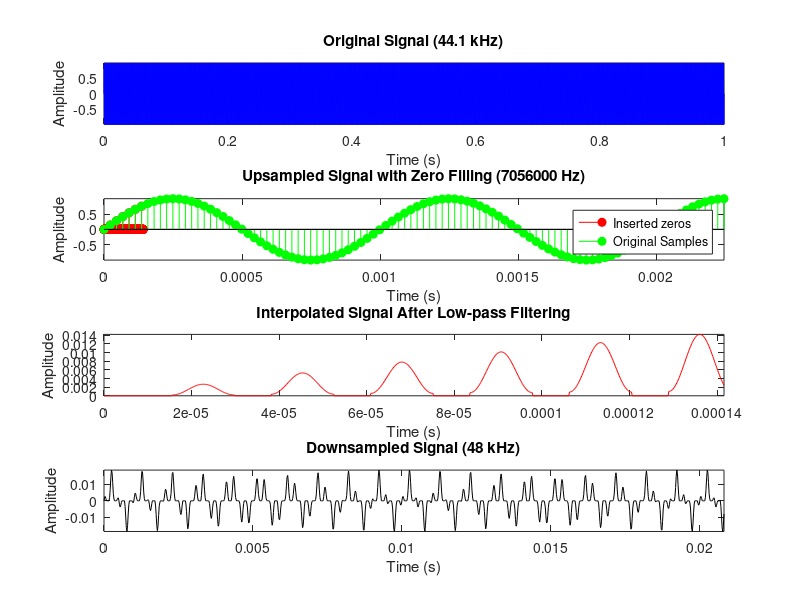

The MATLAB source for this figure:
% Given sample rates
Fs_in = 44100; % Input sample rate (44.1 kHz)
Fs_out = 48000; % Output sample rate (48 kHz)

% Find the least common multiple for upsampling and downsampling
[L, M] = rat(Fs_out / Fs_in); % Rational fraction approximation of conversion ratio

% Example signal: A simple sine wave for demonstration
t = 0:1/Fs_in:1; % Time vector for 1 second of audio
f = 1000;        % Frequency of the sine wave (1 kHz tone)
x = sin(2 * pi * f * t); % Original signal (44.1 kHz sine wave)

% Step 1: Zero Filling
% Upsample the signal by L (increasing the sample rate)
x_upsampled = upsample(x, L); % Insert L-1 zeros between samples

% Step 2: Low Pass Filtering
% Design a low-pass filter (anti-aliasing filter)
Fc = min(Fs_in, Fs_out) / 2; % Cutoff frequency (Nyquist frequency of the lower sample rate)
n = 100; % Filter order
h = fir1(n, 2*Fc/(Fs_in*L)); % Low-pass filter design (normalized frequency)

% Filter the upsampled signal to remove high-frequency components introduced by zero filling
x_filtered = conv(x_upsampled, h, 'same'); % Apply the low-pass filtering

% Step 3: Downsampling
% Downsample the filtered signal by M (reducing the sample rate)
x_downsampled = downsample(x_filtered, M);

% Time vectors for plotting
t_upsampled = 0:1/(Fs_in*L):1-1/(Fs_in*L);  % Adjust the time axis for the upsampled signal
t_downsampled = 0:1/Fs_out:(length(x_downsampled)-1)/Fs_out;  % Time vector for downsampled signal

% Plotting the results
figure;

% Plot the original signal
subplot(4,1,1);
plot(t, x, 'b');
title('Original Signal (44.1 kHz)');
xlabel('Time (s)');
ylabel('Amplitude');
axis tight;

% Plot the upsampled signal with 159 zero filling
subplot(4,1,2);
stem(t_upsampled(1:1000), x_upsampled(1:1000), 'r', 'MarkerFaceColor', 'r'); % Use stem for the inserted zeros = 159 visualization
hold on;
stem(t(1:100), x(1:100), 'g', 'MarkerFaceColor', 'g'); % Show original samples for comparison
title(['Upsampled Signal with Zero Filling (', num2str(L*Fs_in), ' Hz)']);
xlabel('Time (s)');
ylabel('Amplitude');
legend('Inserted zeros', 'Original Samples');
axis tight;

% Plot the signal after low-pass filtering
subplot(4,1,3);
plot(t_upsampled(1:1000), x_filtered(1:1000), 'r');
title('Interpolated Signal After Low-pass Filtering');
xlabel('Time (s)');
ylabel('Amplitude');
axis tight;

% Plot the final downsampled signal (converted signal)
subplot(4,1,4);
plot(t_downsampled(1:1000), x_downsampled(1:1000), 'k');
title('Downsampled Signal (48 kHz)');
xlabel('Time (s)');
ylabel('Amplitude');
axis tight;

%% SOUND PLAYBACK
sound(x, Fs_in); % Play original signal at 44.1 kHz
pause(2); % Pause for duration of original sound to finish before playing next sound
sound(x_downsampled, Fs_out); % Play converted signal at 48 kHz